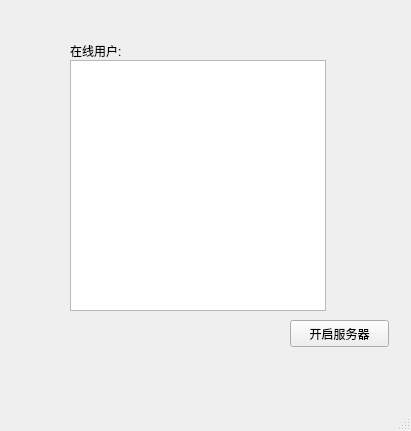
<?xml version="1.0" encoding="UTF-8"?>
<ui version="4.0">
 <class>TcpServer</class>
 <widget class="QMainWindow" name="TcpServer">
  <property name="geometry">
   <rect>
    <x>0</x>
    <y>0</y>
    <width>411</width>
    <height>431</height>
   </rect>
  </property>
  <property name="windowTitle">
   <string>MainWindow</string>
  </property>
  <widget class="QWidget" name="centralwidget">
   <widget class="QPushButton" name="startBtn">
    <property name="geometry">
     <rect>
      <x>290</x>
      <y>320</y>
      <width>99</width>
      <height>27</height>
     </rect>
    </property>
    <property name="text">
     <string>开启服务器</string>
    </property>
   </widget>
   <widget class="QLabel" name="label">
    <property name="geometry">
     <rect>
      <x>70</x>
      <y>40</y>
      <width>71</width>
      <height>21</height>
     </rect>
    </property>
    <property name="text">
     <string>在线用户:</string>
    </property>
   </widget>
   <widget class="QListWidget" name="listWidget">
    <property name="geometry">
     <rect>
      <x>70</x>
      <y>60</y>
      <width>256</width>
      <height>251</height>
     </rect>
    </property>
   </widget>
  </widget>
  <widget class="QMenuBar" name="menubar">
   <property name="geometry">
    <rect>
     <x>0</x>
     <y>0</y>
     <width>411</width>
     <height>28</height>
    </rect>
   </property>
  </widget>
  <widget class="QStatusBar" name="statusbar"/>
 </widget>
 <resources/>
 <connections/>
</ui>
